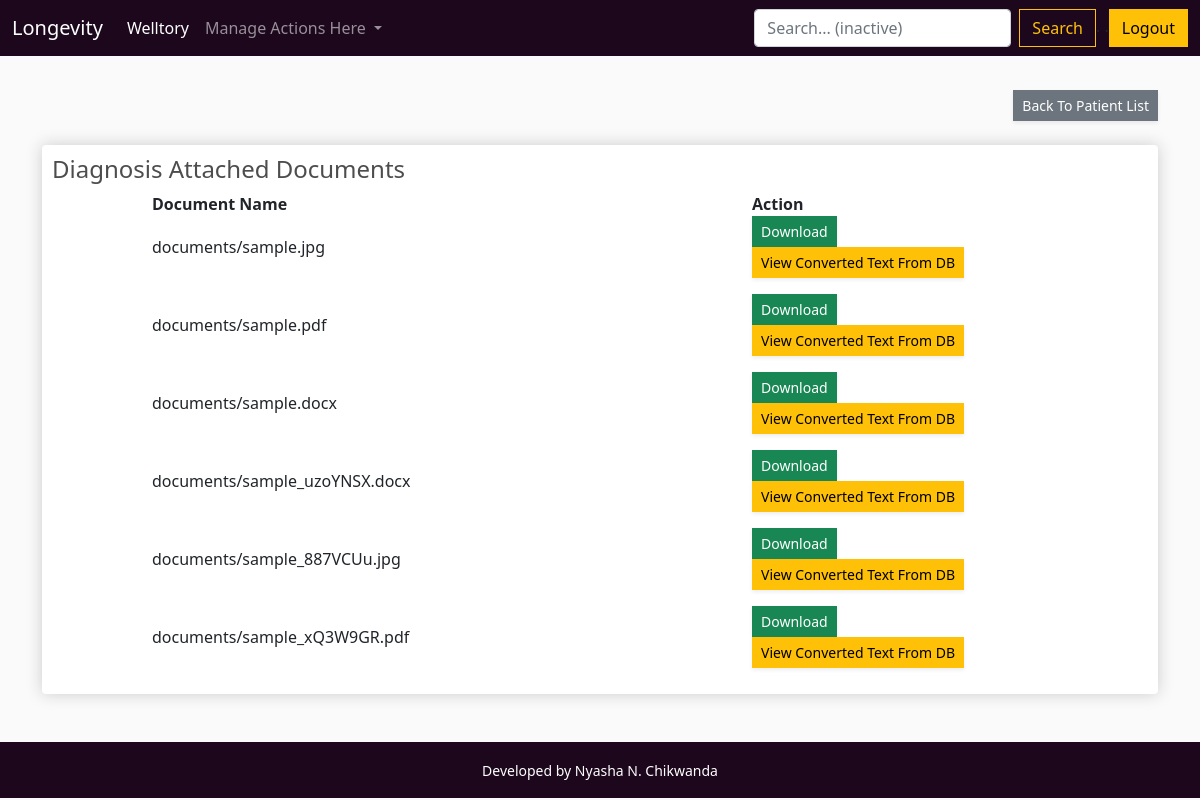
Screenshot of /welltory/diagnosisdoclist/8/ (signed in) with the database file from the repository.
### welltory/models.py (models this page shows, shortened)
class DiagnosisDoc(models.Model):
    upload = models.FileField(upload_to='documents')
    diagnosis = models.ForeignKey(Diagnosis, on_delete=models.CASCADE)
    content = models.CharField(max_length=2000, null=True)

### welltory/views.py (the view)
# urls.py: path('diagnosisdoclist/<id>/', views.DiagnosisDocListView.as_view(), name='diagnosisdoclist'),
class DiagnosisDocListView(LoginRequiredMixin, generic.ListView):
    model = DiagnosisDoc
    template_name = 'clinic/diagnosisdoclist.html'
    context_object_name = 'diagnosisdoclist'
    paginate_by = 20
    def get_queryset(self):
        self.diagnosis = get_object_or_404(Diagnosis, pk=self.kwargs['id'])
        diagnosis = self.diagnosis.pk
        return DiagnosisDoc.objects.filter(diagnosis=diagnosis)
    def get_context_data(self, **kwargs):
        context = super().get_context_data(**kwargs)
        context['diagnosis'] = self.diagnosis
        return context

### welltory/templates/clinic/diagnosisdoclist.html (shortened to what this page needs)
{% extends 'clinic/main.html' %}
{% load static %}
{% block content %}
<br/>
<div class="row">
    <div class="col-lg-12">
        <div align="right">
            <a href="{% url 'welltory:patientlist' %}"
               class="d-none d-sm-inline-block btn btn-sm btn-secondary shadow-sm">
                Back To Patient List</a>
        </div>
        <br/>
        <div class="box-element">
            <h4>Diagnosis Attached Documents</h4>
            <table>
                <tr>
                    <td width="100"></td>
                    <td width="600"><b>Document Name</b></td>
                    <td width="300"><b>Action</b></td>
                </tr>
                {% for diagnosisdoc in diagnosisdoclist %}
                <tr>
                    <td></td>
                    <td><p>{{ diagnosisdoc.upload }}</p></td>
                    <td><p>
                        <a href="{% url 'welltory:diagnosisdownload' diagnosisdoc.id %}"
                            class="d-none d-sm-inline-block btn btn-sm btn-success shadow-sm">
                             Download</a>
                        <a href="{% url 'welltory:documenttext' diagnosisdoc.id %}"
                            class="d-none d-sm-inline-block btn btn-sm btn-warning shadow-sm">
                             View Converted Text From DB</a>
                    </p></td>
                </tr>
                {% endfor %}
            </table>
        </div>
    </div>
</div>
</div>
<br/>
{% endblock content %}

### welltory/static/css/main.css (style rules this page uses)
body { background-color: hsl(0, 0%, 98%); }
h1,h2,h3,h4,h5,h6 { color:hsl(0, 0%, 30%); }
.box-element { box-shadow:hsl(0, 0%, 80%) 0 0 16px; background-color: #fff; border-radius: 4px; padding: 10px; }
.col-lg-4, .col-lg-6, .col-lg-8, .col-lg-12 { margin-top: 10px; }
.btn { border-radius: 0; }

### welltory/static/css/rating.css (style rules this page uses)
* { margin: 0; padding: 0; }

### rows the page displays
DiagnosisDoc: upload "documents/sample.jpg"
DiagnosisDoc: upload "documents/sample.pdf"
DiagnosisDoc: upload "documents/sample.docx"
DiagnosisDoc: upload "documents/sample_uzoYNSX.docx"
DiagnosisDoc: upload "documents/sample_887VCUu.jpg"
DiagnosisDoc: upload "documents/sample_xQ3W9GR.pdf"
